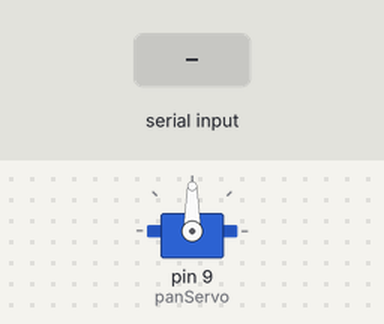
The sketch below on a simulated Arduino Uno, built with avr-gcc and run on an emulated ATmega328P. Shown: servo. The test bench sets the inputs (shaded band).

Above: at 1.2 s.
1.3 s: "30,150\n" received over Serial
At 2.7 s:
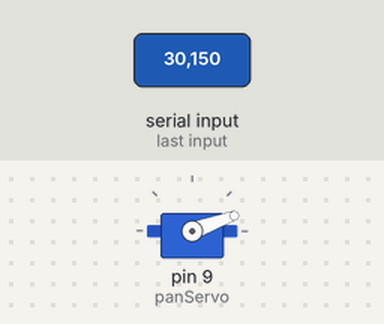
3.8 s: "90,45\n" received over Serial
At 4.6 s:
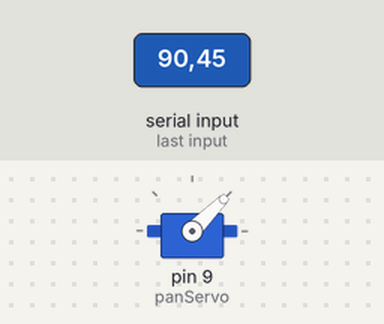
6.3 s: "200\n" received over Serial
At 6.9 s:
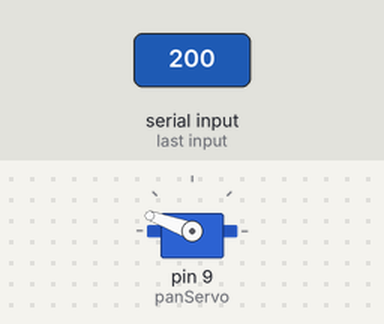
Timing chart, 0 to 9.3 s (numbered marks = the images above; inputs shaded):
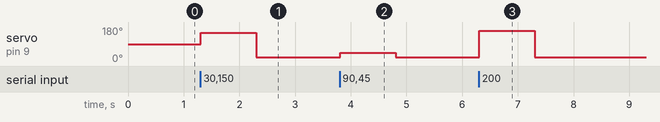

Measured:
- after the input at 1.3 s, servo on pin 9 (panServo): 90° → 150° at once, → 20° 1.0 s later
- after the input at 3.8 s, servo on pin 9 (panServo): 20° → 45° at once, → 20° 1.0 s later
- after the input at 6.3 s, servo on pin 9 (panServo): 20° → 160° at once, → 20° 1.0 s later

The sketch:

arduino.ino
```cpp
#include <Servo.h>

Servo panServo;

void setup() {

  Serial.begin(9600);

  panServo.attach(9);

  panServo.write(90);
}


void loop() {

  if (Serial.available()) {

    int servoAngle = Serial.parseInt();

    servoAngle = constrain(
      servoAngle,
      20,
      160
    );

    panServo.write(
      servoAngle
    );
  }
}
```
